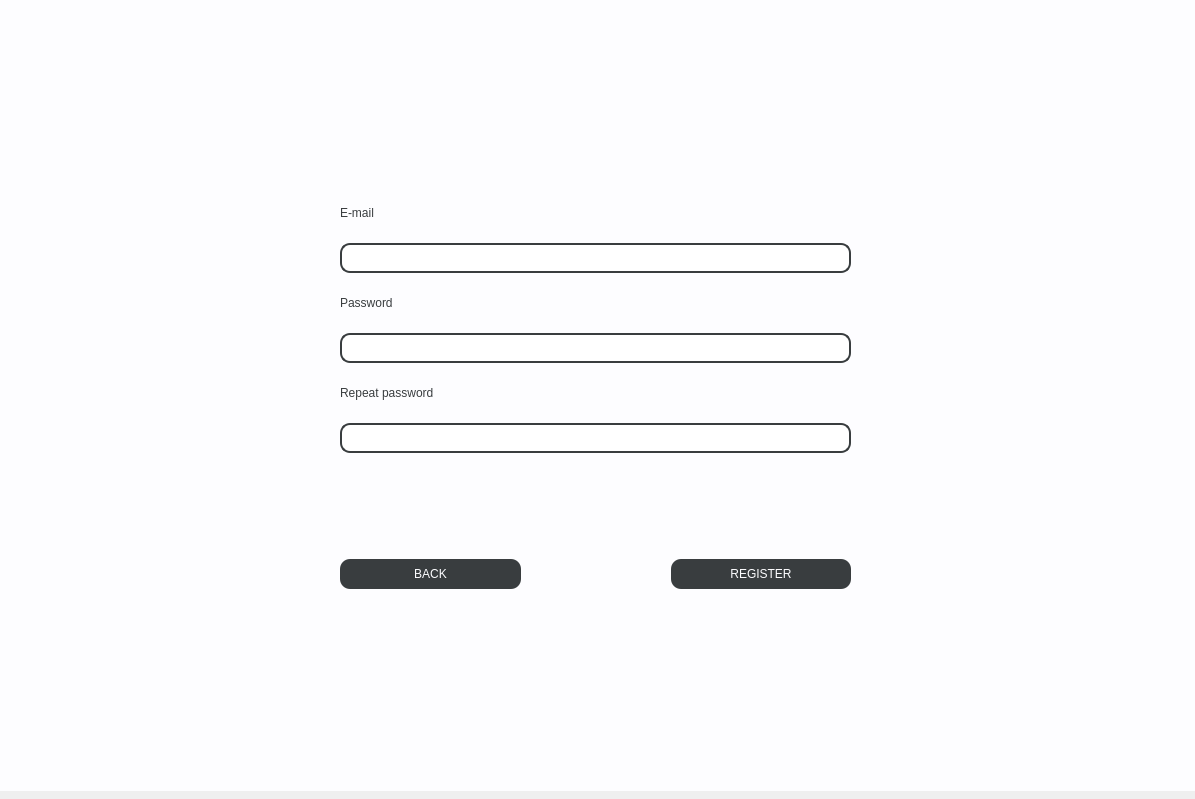
<?xml version="1.0" encoding="UTF-8"?>
<ui version="4.0">
 <class>Dialog</class>
 <widget class="QDialog" name="Dialog">
  <property name="geometry">
   <rect>
    <x>0</x>
    <y>0</y>
    <width>1195</width>
    <height>799</height>
   </rect>
  </property>
  <property name="windowTitle">
   <string>Dialog</string>
  </property>
  <widget class="QWidget" name="bgwidget" native="true">
   <property name="geometry">
    <rect>
     <x>0</x>
     <y>-10</y>
     <width>1201</width>
     <height>801</height>
    </rect>
   </property>
   <property name="minimumSize">
    <size>
     <width>300</width>
     <height>50</height>
    </size>
   </property>
   <property name="styleSheet">
    <string notr="true">QWidget#bgwidget{
	background-color: rgb(253, 253, 255);
}</string>
   </property>
   <widget class="QWidget" name="gridLayoutWidget">
    <property name="geometry">
     <rect>
      <x>340</x>
      <y>8</y>
      <width>511</width>
      <height>791</height>
     </rect>
    </property>
    <layout class="QGridLayout" name="gridLayout" columnminimumwidth="0">
     <property name="sizeConstraint">
      <enum>QLayout::SetMaximumSize</enum>
     </property>
     <property name="leftMargin">
      <number>0</number>
     </property>
     <property name="topMargin">
      <number>200</number>
     </property>
     <property name="rightMargin">
      <number>0</number>
     </property>
     <property name="bottomMargin">
      <number>200</number>
     </property>
     <item row="0" column="0">
      <layout class="QVBoxLayout" name="verticalLayout">
       <property name="spacing">
        <number>15</number>
       </property>
       <item>
        <widget class="QLabel" name="lbl_login">
         <property name="maximumSize">
          <size>
           <width>16777215</width>
           <height>30</height>
          </size>
         </property>
         <property name="styleSheet">
          <string notr="true">font: 63 14pt &quot;Saira SemiCondensed SemiBold&quot;;
color: rgb(57, 61, 63);

</string>
         </property>
         <property name="text">
          <string>E-mail</string>
         </property>
        </widget>
       </item>
       <item>
        <widget class="QLineEdit" name="txtField_email">
         <property name="minimumSize">
          <size>
           <width>0</width>
           <height>30</height>
          </size>
         </property>
         <property name="maximumSize">
          <size>
           <width>16777215</width>
           <height>30</height>
          </size>
         </property>
         <property name="styleSheet">
          <string notr="true">border-color: rgb(57, 61, 63);;
border-radius: 10px;
border-style: solid;
border-width: 2px</string>
         </property>
        </widget>
       </item>
       <item>
        <widget class="QLabel" name="lbl_password">
         <property name="maximumSize">
          <size>
           <width>16777215</width>
           <height>30</height>
          </size>
         </property>
         <property name="styleSheet">
          <string notr="true">font: 63 14pt &quot;Saira SemiCondensed SemiBold&quot;;
color: rgb(57, 61, 63);

</string>
         </property>
         <property name="text">
          <string>Password</string>
         </property>
        </widget>
       </item>
       <item>
        <widget class="QLineEdit" name="txtField_password">
         <property name="minimumSize">
          <size>
           <width>0</width>
           <height>30</height>
          </size>
         </property>
         <property name="styleSheet">
          <string notr="true">border-color: rgb(57, 61, 63);;
border-radius: 10px;
border-style: solid;
border-width: 2px</string>
         </property>
         <property name="echoMode">
          <enum>QLineEdit::Password</enum>
         </property>
        </widget>
       </item>
       <item>
        <widget class="QLabel" name="lbl_password_2">
         <property name="maximumSize">
          <size>
           <width>16777215</width>
           <height>30</height>
          </size>
         </property>
         <property name="styleSheet">
          <string notr="true">font: 63 14pt &quot;Saira SemiCondensed SemiBold&quot;;
color: rgb(57, 61, 63);

</string>
         </property>
         <property name="text">
          <string>Repeat password</string>
         </property>
        </widget>
       </item>
       <item>
        <widget class="QLineEdit" name="txtField_password_2">
         <property name="minimumSize">
          <size>
           <width>0</width>
           <height>30</height>
          </size>
         </property>
         <property name="styleSheet">
          <string notr="true">border-color: rgb(57, 61, 63);;
border-radius: 10px;
border-style: solid;
border-width: 2px</string>
         </property>
         <property name="echoMode">
          <enum>QLineEdit::Password</enum>
         </property>
        </widget>
       </item>
       <item>
        <widget class="QLabel" name="lbl_message">
         <property name="styleSheet">
          <string notr="true">font: 63 8pt &quot;Saira SemiCondensed SemiBold&quot;;
color: rgb(57, 61, 63);

</string>
         </property>
         <property name="text">
          <string/>
         </property>
        </widget>
       </item>
       <item>
        <layout class="QHBoxLayout" name="horizontalLayout">
         <property name="spacing">
          <number>150</number>
         </property>
         <item>
          <widget class="QPushButton" name="btn_back">
           <property name="minimumSize">
            <size>
             <width>0</width>
             <height>30</height>
            </size>
           </property>
           <property name="styleSheet">
            <string notr="true">font: 63 10pt &quot;Saira SemiCondensed SemiBold&quot;;
background-color: rgb(57, 61, 63);
color: rgb(253, 253, 255);
border-radius: 10px;</string>
           </property>
           <property name="text">
            <string>BACK</string>
           </property>
          </widget>
         </item>
         <item>
          <widget class="QPushButton" name="btn_register">
           <property name="minimumSize">
            <size>
             <width>0</width>
             <height>30</height>
            </size>
           </property>
           <property name="styleSheet">
            <string notr="true">font: 63 10pt &quot;Saira SemiCondensed SemiBold&quot;;
background-color: rgb(57, 61, 63);
color: rgb(253, 253, 255);
border-radius: 10px;</string>
           </property>
           <property name="text">
            <string>REGISTER</string>
           </property>
          </widget>
         </item>
        </layout>
       </item>
      </layout>
     </item>
    </layout>
   </widget>
  </widget>
 </widget>
 <resources/>
 <connections/>
</ui>
